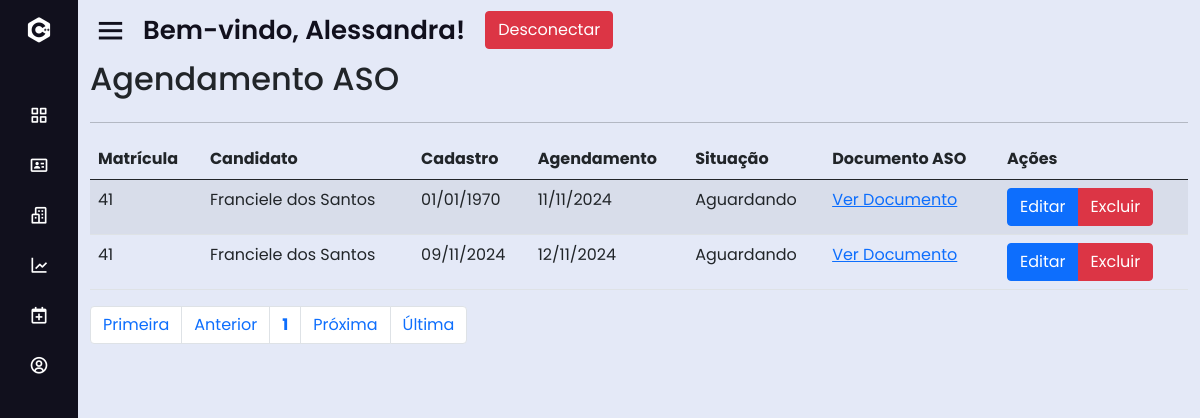
The app's page /dash.php?page=lista_aso (signed in) with its own data.
### tables this page shows
CREATE TABLE IF NOT EXISTS `aso` (
  `idaso` int(11) NOT NULL AUTO_INCREMENT,
  `id_cand` int(11) DEFAULT NULL,
  `datacadastro` datetime DEFAULT NULL,
  `dataagenda` datetime DEFAULT NULL,
  `asoimg` varchar(50) DEFAULT NULL,
  `status` varchar(50) DEFAULT NULL,
  PRIMARY KEY (`idaso`),
  KEY `aso_candidato` (`id_cand`),
  CONSTRAINT `aso_candidato` FOREIGN KEY (`id_cand`) REFERENCES `candidato` (`id_cand`) ON DELETE NO ACTION ON UPDATE NO ACTION
);

CREATE TABLE IF NOT EXISTS `candidato` (
  `id_cand` int(11) NOT NULL AUTO_INCREMENT,
  `nome_cand` varchar(50) NOT NULL,
  `data_cad_cand` date NOT NULL,
  `data_nasc_cand` date NOT NULL,
  `sexo_cand` varchar(50) NOT NULL DEFAULT '',
  `telefone_cand` int(11) DEFAULT NULL,
  `celular_cand` int(11) DEFAULT NULL,
  `email_cand` varchar(50) NOT NULL,
  `status_cand` varchar(50) DEFAULT NULL,
  `id` int(11) DEFAULT NULL,
  PRIMARY KEY (`id_cand`),
  KEY `candidato_usuario` (`id`),
  CONSTRAINT `candidato_usuario` FOREIGN KEY (`id`) REFERENCES `usuario` (`id`) ON DELETE NO ACTION ON UPDATE NO ACTION
);

### sis/aso/lista_aso.php (the view, shortened to what this page needs)
<div id="main" class="container-fluid">
    <div id="top" class="row">
        <div class="col-md-10">
            <h2>Agendamento ASO</h2>
        </div>
    </div>
    <hr/>
    <div id="list" class="row">
        <div class="table-responsive">
            <?php
               include_once 'base/config.php';
                $quantidade = 5;
                $pagina = (isset($_GET['pagina'])) ? (int)$_GET['pagina'] : 1;
                $inicio = ($quantidade * $pagina) - $quantidade;
                $data_all = mysqli_query($con, "
                    SELECT aso.idaso, aso.datacadastro, aso.dataagenda, aso.status, aso.asoimg, candidato.id_cand, candidato.nome_cand
                    FROM aso
                    INNER JOIN candidato ON aso.id_cand = candidato.id_cand
                    ORDER BY aso.idaso ASC
                    LIMIT $inicio, $quantidade;
                ") or die(mysqli_error($con));
                echo "<table class='table table-striped' cellspacing='0' cellpadding='0'>";
                echo "<thead><tr>";
                echo "<td><strong>Matrícula</strong></td>";
                echo "<td><strong>Candidato</strong></td>";
                echo "<td class='d-none d-md-table-cell'><strong>Cadastro</strong></td>";
                echo "<td class='d-none d-md-table-cell'><strong>Agendamento</strong></td>";
                echo "<td class='d-none d-md-table-cell'><strong>Situação</strong></td>";
                echo "<td class='d-none d-md-table-cell'><strong>Documento ASO</strong></td>";
                echo "<td class='actions'><strong>Ações</strong></td>";
                echo "</tr></thead><tbody>";
                while ($info = mysqli_fetch_array($data_all)) {
                    echo "<tr>";
                    echo "<td>" . $info['id_cand'] . "</td>";
                    echo "<td>" . $info['nome_cand'] . "</td>";
                    echo "<td class='d-none d-md-table-cell'>" . date('d/m/Y', strtotime($info['datacadastro'])) . "</td>";
                    echo "<td class='d-none d-md-table-cell'>" . date('d/m/Y', strtotime($info['dataagenda'])) . "</td>";
                    echo "<td class='d-none d-md-table-cell'>" . ($info['status'] == 'A' ? 'Apto' : ($info['status'] == 'I' ? 'Inapto' : 'Aguardando')) . "</td>";
                    echo "<td class='d-none d-md-table-cell'><a href='uploads/" . $info['asoimg'] . "' target='_blank'>Ver Documento</a></td>";
                    echo "<td><div class='btn-group btn-group-xs'>";
                    echo "<a class='btn btn-primary btn-xs' href='?page=fedit_aso&idaso=" . $info['idaso'] . "'>Editar</a>";
                    echo "<a class='btn btn-danger btn-xs' href='?page=excluir_aso&idaso=" . $info['idaso'] . "'>Excluir</a>";
                    echo "</div></td>";
                    echo "</tr>";
                }
                echo "</tbody></table>";
            ?>
        </div>
    </div>
    <div id="bottom" class="row">
        <div class="col-md-12">
            <?php
                $sqlTotal = "SELECT idaso FROM aso;";
                $qrTotal = mysqli_query($con, $sqlTotal) or die (mysqli_error($con));
                $numTotal = mysqli_num_rows($qrTotal);
                $totalpagina = (ceil($numTotal / $quantidade) <= 0) ? 1 : ceil($numTotal / $quantidade);
                $anterior = (($pagina - 1) <= 0) ? 1 : $pagina - 1;
                $posterior = (($pagina + 1) >= $totalpagina) ? $totalpagina : $pagina + 1;
                echo "<ul class='pagination'>";
                echo "<li class='page-item'><a class='page-link' href='?page=lista_aso&pagina=1'>Primeira</a></li>";
                echo "<li class='page-item'><a class='page-link' href='?page=lista_aso&pagina=$anterior'>Anterior</a></li>";
                echo "<li class='page-item'><a class='page-link' href='?page=lista_aso&pagina=$pagina'><strong>$pagina</strong></a></li>";
                echo "<li class='page-item'><a class='page-link' href='?page=lista_aso&pagina=$posterior'>Próxima</a></li>";
                echo "<li class='page-item'><a class='page-link' href='?page=lista_aso&pagina=$totalpagina'>Última</a></li>";
                echo "</ul>";
            ?>
        </div>
    </div>
</div>

### css/style.css (style rules this page uses)
* { margin: 0; padding: 0; box-sizing: border-box; font-family: 'Poppins', sans-serif; }

### records on screen
aso: id_cand.id_cand "41", id_cand.nome_cand "Franciele dos Santos", datacadastro "01/01/1970", dataagenda "11/11/2024", status "Aguardando"
aso: id_cand.id_cand "41", id_cand.nome_cand "Franciele dos Santos", datacadastro "09/11/2024", dataagenda "12/11/2024", status "Aguardando"

### other values on screen
$_SESSION['UsuarioNome'] "Alessandra"
$pagina "1"
